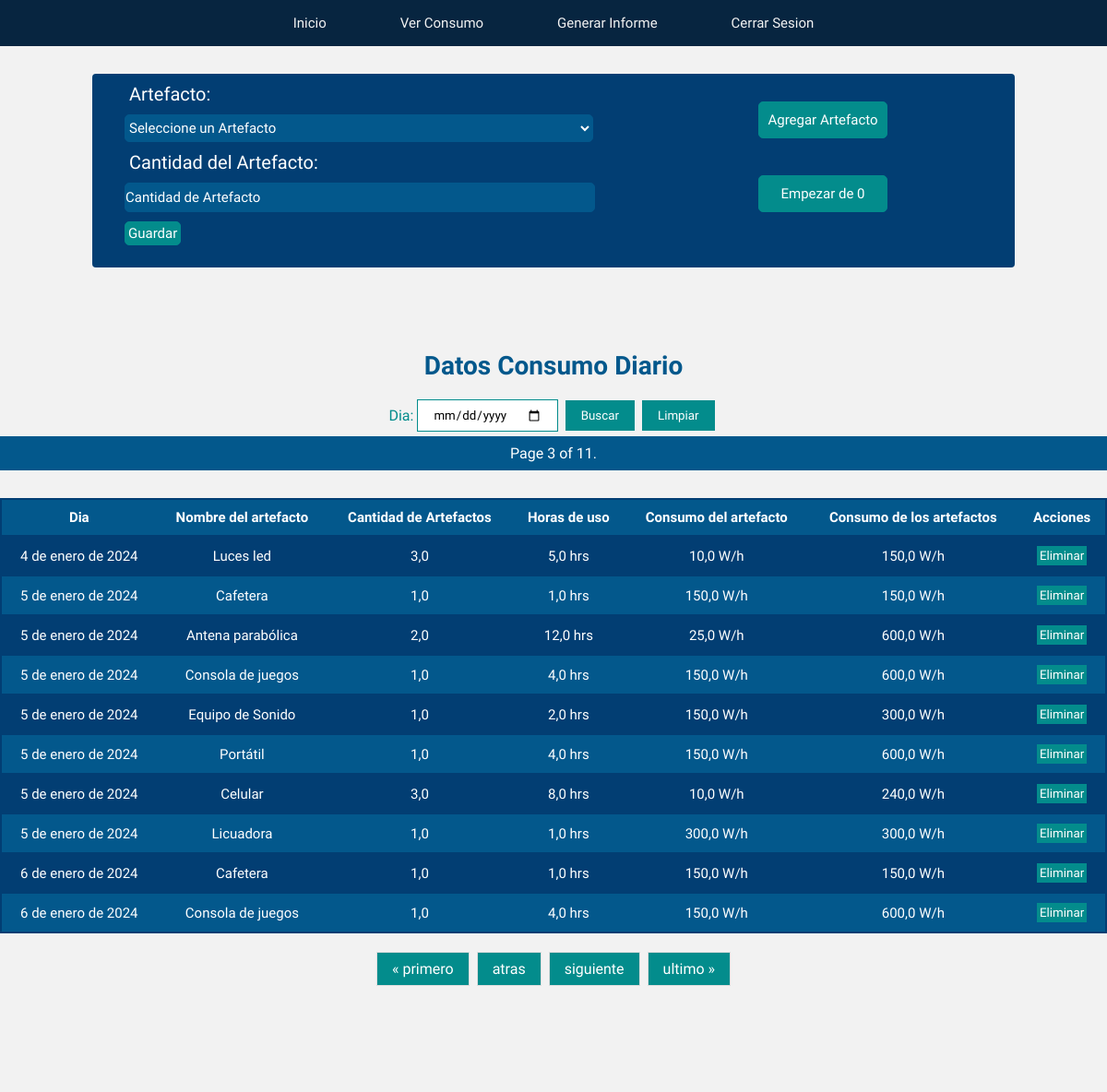
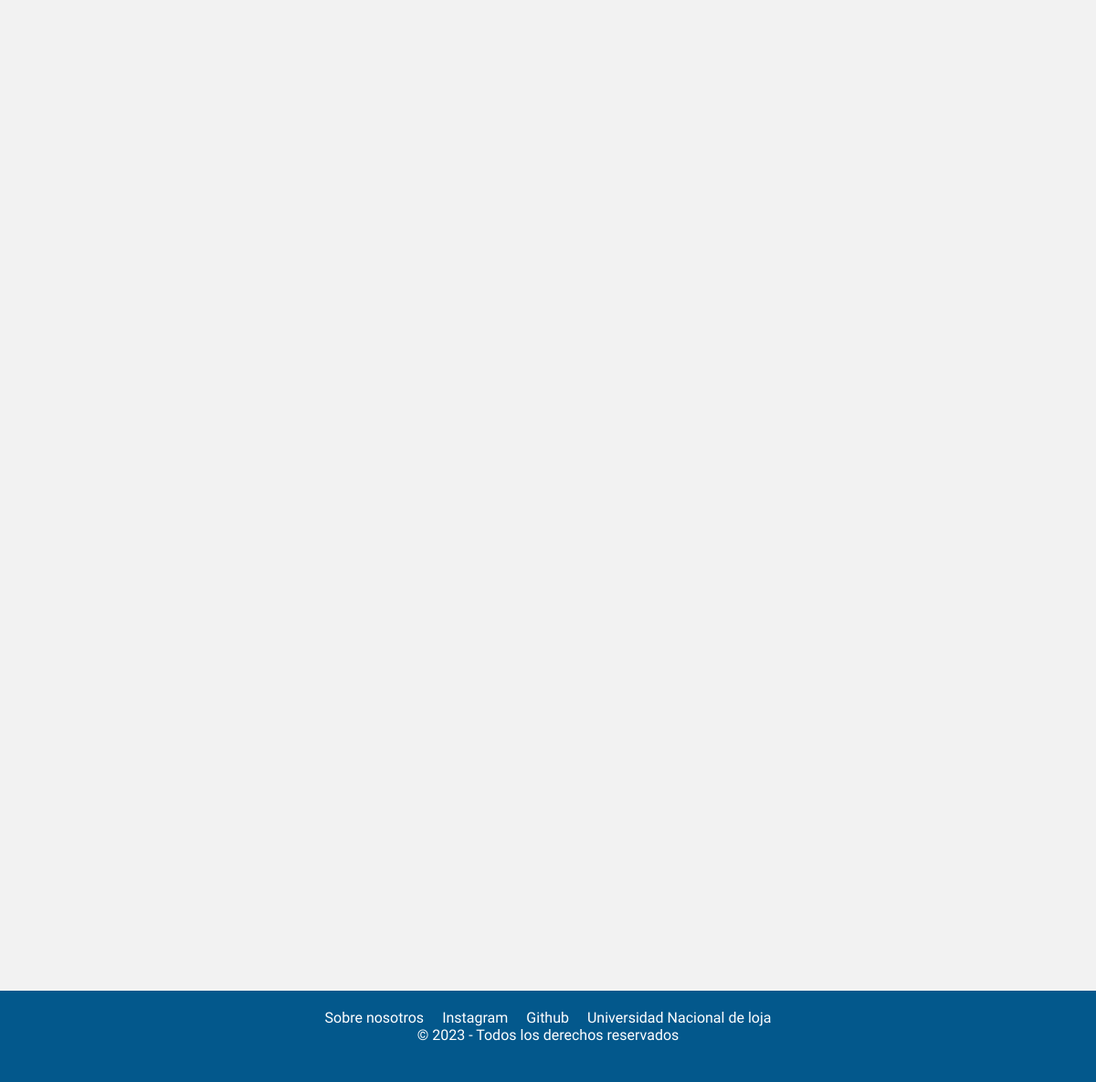
The page /paginaUsuario/inventario/?page=3 (signed in) on the database its author committed (2 pictures, top to bottom).
### energy/models.py (models this page shows, shortened)
class Inventario(models.Model):
    user = models.ForeignKey(User, on_delete=models.CASCADE)
    artefacto = models.ForeignKey(Artefacto, on_delete=models.SET_NULL, null=True, related_name="artefacto_list")
    dia = models.DateField(default=datetime.now)
    cantidad_artefacto = models.FloatField()
    consumo_artefacto = models.FloatField(default=0)

class Artefacto(models.Model):
    user = models.ForeignKey(User, on_delete=models.CASCADE)
    nombre_artefacto = models.CharField(max_length=50)
    consumo_wh = models.FloatField(default=0)
    horas_de_uso = models.FloatField(default=0)
    def __str__(self):
        return f"{self.nombre_artefacto}"

### energy/views.py (the view, shortened to what this page needs)
# urls.py: path('paginaUsuario/inventario/', inventario, name="inventario"),
def inventario(request):
    if request.user.is_anonymous:
        return redirect('home')
    if request.user.is_authenticated:
        print(request.user.modoclaro.modo_claro)  # Corregir esta línea
        inventario_artefacto = Inventario.objects.filter(user=request.user)
        consumo_diario_del_mes = Informe.objects.filter(user=request.user)
        if request.method == 'GET':
            form = InventarioForm(user=request.user)
            inventario_artefacto = inventario_artefacto.order_by('dia')
            paginacion_inventario = Paginator(inventario_artefacto, 10)
            numero_pagina = request.GET.get('page')
            inventario_artefacto = paginacion_inventario.get_page(numero_pagina)
            return render(request, 'energy/home/inventario.html', {
                'form': form,
                'inventario_artefacto': inventario_artefacto,
                'consumo_diario': consumo_diario_del_mes,
                'eliminar_inventario': eliminar_inventario,
                'filtrar_inventario': FiltrarInventarioForm
            })
        return render(request, 'energy/home/inventario.html', {
            'eliminar': eliminar_artefacto_inventario,
            'ver_todo': Inventario.objects.filter(user=request.user),
        })

### energy/forms.py
class InventarioForm(forms.ModelForm):
    artefacto = forms.ModelChoiceField(
        widget=forms.Select(attrs={'placeholder': 'Artefacto'}),
        queryset=Artefacto.objects.all(),  # Inicialmente todos los artefacto, se actualizará en el __init__
        empty_label='Seleccione un Artefacto',
        required=True,
    )
    class Meta:
        model = Inventario
        fields = ('artefacto', 'cantidad_artefacto')
        widgets = {
            'cantidad_artefacto': forms.NumberInput(attrs={
                'placeholder': 'Cantidad de Artefacto',
                'min': '1',
                'max': '10000'
            }),
        }
        labels = {
            'artefacto': 'Artefacto',
            'cantidad_artefacto': 'Cantidad del Artefacto',
        }
    def __init__(self, user, *args, **kwargs):
        super(InventarioForm, self).__init__(*args, **kwargs)
        self.fields['artefacto'].queryset = Artefacto.objects.filter(user=user)

### energy/templates/energy/home/inventario.html (shortened to what this page needs)
{% load static %}
<!DOCTYPE html>
<html lang="en">
<head>
    {% if  request.user.modoclaro.modo_claro %}
    <link rel="stylesheet" href="{% static 'energy/css/modo_claro/mcl_inventary.css' %}">
    {% else %}
    <link rel="stylesheet" href="{% static 'energy/css/modo_oscuro/mo_inventario.css' %}">
    {% endif %}
</head>
<body>
    <nav class="menu">
        <a href="{% url 'paginaUsuario' %}">Inicio</a>
        <a href="{% url 'proyecciones' %}">Ver Consumo</a>
        <a href="{% url 'informe' %}">Generar Informe</a>
        <a href="{% url 'cerrarSesion' %}">Cerrar Sesion</a>
    </nav>
    <div class="contenedor">
        <div class="formulario">
            <div class="form_content">
                <form method="post" action="{% url 'inventario' %}">
                    {{ form.as_p }}
                    <button type="submit">Guardar</button>
                  </form>
            </div>
            <div class="form_buttons">
                <button type="submit" ><a href="{% url 'artefacto' %}">Agregar Artefacto</a></button>
                <button type="submit"><a href="{% url 'eliminarInventario' %}"> Empezar de 0</a></button>
            </div>
        </div>
    </div>
<section class="section">
    <h1>Datos Consumo Diario</h1>
<form method="post" class="filtrar_artefacto">
    {{ filtrar_inventario }}
    <button type="submit"> Buscar</button>
    <button type="button" class="ver_todo"><a href="{% url 'inventario' %}">Limpiar</a></button>
</form>
 <span class="current">
            Page {{ inventario_artefacto.number }} of {{ inventario_artefacto.paginator.num_pages }}.
 </span>
<table>
  <tr>
      <th>Dia</th>
      <th>Nombre del artefacto</th>
      <th>Cantidad de Artefactos</th>
      <th>Horas de uso</th>
      <th>Consumo del artefacto</th>
      <th>Consumo de los artefactos</th>
      <th>Acciones</th>
  </tr>
  {% for inventario in inventario_artefacto %}
    <tr>
        <td>{{ inventario.dia }}</td>
        <td>{{ inventario.artefacto.nombre_artefacto }}</td>
        <td>{{ inventario.cantidad_artefacto }}</td>
        <td>{{ inventario.artefacto.horas_de_uso }} hrs</td>
        <td>{{ inventario.artefacto.consumo_wh }} W/h</td>
        <td>{{ inventario.consumo_artefacto }} W/h</td>
        <td>
        <form method="post" action="{% url 'eliminarArtefactoInventario' inventario.id %}">
          <button type="submit">Eliminar</button>
        </form>
        </td>
    </tr>
  {% endfor %}
</table>
<div class="pagination">
    <span class="step-links">
        {% if inventario_artefacto.has_previous %}
            <a href="?page=1">&laquo; primero</a>
            <a href="?page={{ inventario_artefacto.previous_page_number }}">atras</a>
        {% endif %}
        {% if inventario_artefacto.has_next %}
            <a href="?page={{ inventario_artefacto.next_page_number }}">siguiente</a>
            <a href="?page={{ inventario_artefacto.paginator.num_pages }}">ultimo &raquo;</a>
        {% endif %}
    </span>
</div>
</section>
<footer>
    <nav class="navbarContactos">
        <ul class="contactos">
            <li><a href="{% url 'nosotros' %}">Sobre nosotros</a></li>
            <li><a href="https://www.instagram.com/foranix/">Instagram</a></li>
            <li><a href="https://github.com/SantiagoTamayo2002/energy_page#energy_page">Github</a></li>
            <li><a href="https://www.unl.edu.ec/">Universidad Nacional de loja</a></li>
        </ul>
    </nav>
    <p>&copy; 2023 - Todos los derechos reservados</p>
</footer>
</body>
</html>

### energy/static/energy/css/modo_claro/mcl_inventary.css (style rules this page uses)
* { padding: 0; margin: 0; font-family: 'livvic', sans-serif; }
body { background-color: #F2F2F2; color: #038C8C; }
.menu { position: relative; width: 100%; height: 50px; background: #072540; display: flex; justify-content: center; align-items: center; z-index: 2; }
.menu a { position: relative; display: inline-block; font-size: 15px; font-weight: 500; color: #F2F2F2; text-decoration: none; padding: 13px 35px; margin: 5px; z-index: 2; transition: color .5s; }
.menu a::after { content: ''; background: linear-gradient(10deg, #256D85, #038C8C); width: 100%; height: 100%; border-radius: 8px; position: absolute; top: 100%; left: 50%; transform: translate(-50%, -50%); z-index: -1; opacity: 0; transition: top .5s, opacity .5s; }
h1 { color: #03588C; font-size: 28px; text-align: center; }
.contenedor { display: flex; justify-content: center; }
.formulario { display: flex; margin-top: 30px; margin-bottom: 20px; padding: 0 20px; width: 80%; padding-bottom: 20px; border-radius: 4px; background-color: #023E73; }
.form_content { padding: 10px; width: 60%; height: 170px; }
.form_content input { width: 90%; height: 30px; border-radius: 5px; margin-top: 10px; margin-left: 5px; font-size: 15px; background-color: #03588C; color: #ffffff; border: 1px solid #03588C; }
.form_content input::placeholder { color: #ffffff; }
.form_content select { width: 90%; height: 30px; border-radius: 5px; margin: 10px 0; margin-left: 5px; font-size: 15px; background-color: #03588C; border: 1px solid #03588C; color: #ffffff; cursor: pointer; }
.form_content label { color: #FFFFFF; font-size: 20px; margin-left: 10px; }
.form_content button { margin-top: 10px; margin-left: 5px; color: #FFFFFF; background-color: #038C8C; border: 1px solid #038C8C; font-size: 15px; padding: 3px; border-radius: 5px; cursor: pointer; }
.form_buttons { width: 40%; flex-direction: column; text-align: center; }
.form_buttons button { display: inline; width: 140px; height: 40px; margin: 10px 80px; margin-top: 30px; background-color: #038C8C; border: 1px solid #038C8C; font-size: 15px; border-radius: 5px; }
.form_buttons button a { text-decoration: none; color: #FFFFFF; width: 600px; }
.section { margin-top: 70px; }
table { font-family: 'Livvic', Courier, monospace; width: 100%; height: 50vh; font-size: 15px; text-align: left; background-color: #023E73; color: #ffffff; border-collapse: collapse; margin-top: 30px; }
table button { background-color: #038C8C; border: 1px solid #038C8C; padding: 2px; color: #fff; cursor: pointer; }
th { font-weight: bolder; text-align: left; background-color: #03588C; }
tr { border: 2px solid #023E73; text-align: center; padding: 8px; }
tbody tr:nth-child(odd) { background-color: #03588C; }
th { text-align: center; align-content: center; padding: 10px; }
td { text-align: center; padding: 10px; }
.pagination { display: flex; justify-content: center; align-items: center; margin-top: 20px; }
.pagination a { color: #ffffff; float: left; padding: 8px 16px; text-decoration: none; transition: .3s; background-color: #038C8C; border: 1px solid #038C8C; }
.step-links { display: flex; align-items: center; justify-content: center; }
.step-links a { padding: 8px 16px; text-decoration: none; border: 1px solid #ddd; margin: 0 4px; }
.current { color: #ffffff; margin: 5px auto; padding: 8px 16px; text-decoration: none; border: 1px solid #03588C; background-color: #03588C; display: block; text-align: center; }
.filtrar_artefacto { display: flex; justify-content: center; align-items: center; margin-top: 20px; }
.filtrar_artefacto input { padding: 8px 16px; text-decoration: none; border: 1px solid #038C8C; margin: 0 4px; }
.filtrar_artefacto button { padding: 8px 16px; text-decoration: none; border: 1px solid #038C8C; margin: 0 4px; background-color: #038C8C; color: #ffffff; cursor: pointer; }
.ver_todo { display: inline-block; padding: 8px 16px; text-decoration: none; border: 1px solid #038C8C; margin: 0 4px; background-color: #038C8C; color: #ffffff; cursor: pointer; }
footer { background-color: #03588C; color: #ffffff; padding: 20px; text-align: center; position: fixed; bottom: 0; width: 100%; height: 100px; box-sizing: border-box; }
.contactos { display: flex; justify-content: center; align-items: center; list-style: none; padding: 0; }
.contactos li { margin: 0 10px; }
.contactos a { color: #ffffff; text-decoration: none; transition: color .5s; }
@media screen and (min-width: 480px) { footer { position: relative; bottom: 0; margin-top: 100%; width: 100%; } }

### rows shown on the page
Inventario: dia "4 de enero de 2024", artefacto.nombre_artefacto "Luces led", cantidad_artefacto "3,0", artefacto.horas_de_uso "5,0", artefacto.consumo_wh "10,0", consumo_artefacto "150,0"
Inventario: dia "5 de enero de 2024", artefacto.nombre_artefacto "Cafetera", cantidad_artefacto "1,0", artefacto.horas_de_uso "1,0", artefacto.consumo_wh "150,0", consumo_artefacto "150,0"
Inventario: dia "5 de enero de 2024", artefacto.nombre_artefacto "Antena parabólica", cantidad_artefacto "2,0", artefacto.horas_de_uso "12,0", artefacto.consumo_wh "25,0", consumo_artefacto "600,0"
Inventario: dia "5 de enero de 2024", artefacto.nombre_artefacto "Consola de juegos", cantidad_artefacto "1,0", artefacto.horas_de_uso "4,0", artefacto.consumo_wh "150,0", consumo_artefacto "600,0"
Inventario: dia "5 de enero de 2024", artefacto.nombre_artefacto "Equipo de Sonido", cantidad_artefacto "1,0", artefacto.horas_de_uso "2,0", artefacto.consumo_wh "150,0", consumo_artefacto "300,0"
Inventario: dia "5 de enero de 2024", artefacto.nombre_artefacto "Portátil", cantidad_artefacto "1,0", artefacto.horas_de_uso "4,0", artefacto.consumo_wh "150,0", consumo_artefacto "600,0"
Inventario: dia "5 de enero de 2024", artefacto.nombre_artefacto "Celular", cantidad_artefacto "3,0", artefacto.horas_de_uso "8,0", artefacto.consumo_wh "10,0", consumo_artefacto "240,0"
Inventario: dia "5 de enero de 2024", artefacto.nombre_artefacto "Licuadora", cantidad_artefacto "1,0", artefacto.horas_de_uso "1,0", artefacto.consumo_wh "300,0", consumo_artefacto "300,0"
Inventario: dia "6 de enero de 2024", artefacto.nombre_artefacto "Cafetera", cantidad_artefacto "1,0", artefacto.horas_de_uso "1,0", artefacto.consumo_wh "150,0", consumo_artefacto "150,0"
Inventario: dia "6 de enero de 2024", artefacto.nombre_artefacto "Consola de juegos", cantidad_artefacto "1,0", artefacto.horas_de_uso "4,0", artefacto.consumo_wh "150,0", consumo_artefacto "600,0"

### other values the page prints
{{ inventario_artefacto.number }} "3"
{{ inventario_artefacto.paginator.num_pages }} "11"
